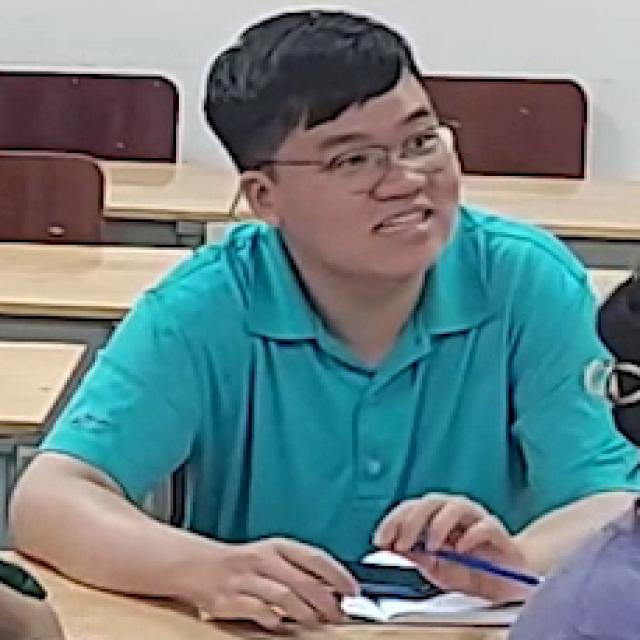
#> input picture Programacion de Inteligencia Artificial/2EV/Tema 6/Python/Ejercicios/Clasificando poses de estudiantes/Student Behavior Detection.v1i.tensorflow/test/around02_rgb_1_frame19_png.rf.4eafdeb61da26cc04e2fa644eb60365b.jpg, 640 x 640 px, given in place of the camera
$ python 'Ej2. captura_camara.py'
#> lines starting #> are read from the running program, lines starting #| are printed output that depends on the picture
import cv2.data
import numpy as np


## Aplicar el algoritmo Viola-Jones (cascade-classifier) para detectar caras
faceCascade=cv2.CascadeClassifier(cv2.data.haarcascades+'haarcascade_frontalface_default.xml')
eyeCascade=cv2.CascadeClassifier(cv2.data.haarcascades+'haarcascade_eye.xml')

# cap es un objeto que permite extraer frame a frame (cámara web=0)
# Si no se puede acceder a la cámara, sale un mensaje de error y se detiene.
cap = cv2.VideoCapture(0)

if not cap.isOpened():
    print("Cannot open camera")
    exit()

# Bucle que captura frames desde la cámara. Si falla (False), se interrumpe.
while True:
    # Capture frame-by-frame
    ret, frame = cap.read()
#> frame is the input picture: shape (640, 640, 3); mean B, G, R 133.3, 130.9, 110.5
    if not ret:
        print("No puedo leer frames de la cámara ...")
        break


    # Se convierte el frame a escala de grises. Detecta las caras con el clasificador Haar.
    # he podido leer un frame
    #proceso
    image_bw=cv2.cvtColor(frame,cv2.COLOR_BGR2GRAY)
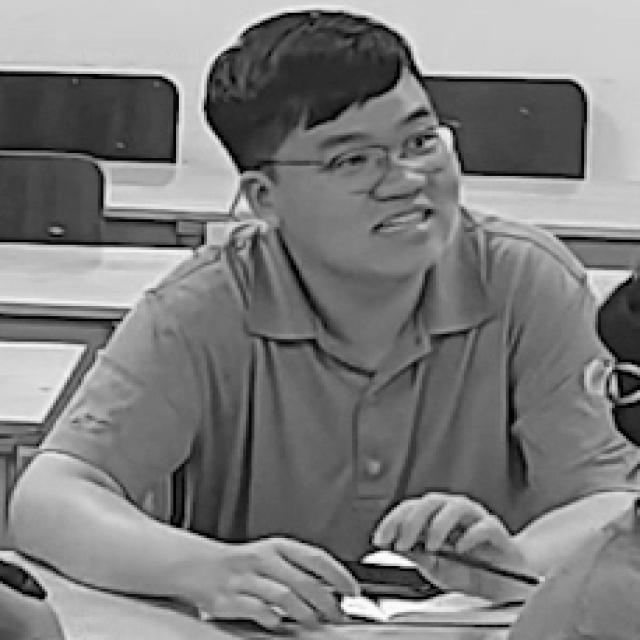
#> image_bw: shape (640, 640); min 0, max 255, mean 125.1
    # voy a aplicar viola-jones para obtener un array de coordenas (tuplas de 4)
    # donde cada coordenada representa una cara
    faces=faceCascade.detectMultiScale(image_bw, scaleFactor=1.1,
                                 minNeighbors=5,minSize=(30,30))
#> faces = ()

    # Recorre todas las caras detectadas. El rostro se define por un rectangulo con coordenadas.
    # Se extrae luego el área donde se ha detectado la cara
    for (x,y,w,h) in faces:
        # pintar rectángulo alrededor de la cara
        cv2.rectangle(frame,(x,y),(x+w,y+h),(0,255,0),2)

        cara=frame[y:y+h,x:x+w]

        #cara=cv2.GaussianBlur(cara,(81,81),30)

        # dentro de la cara, buscar los ojos
        ojos=eyeCascade.detectMultiScale(cara,scaleFactor=1.3,minNeighbors=10,minSize=(5,5))
        for (ox,oy,ow,oh) in ojos:
            ojo=frame[oy+y:oy+oh+y,ox+x:ox+ow+x]
            ojo=cv2.GaussianBlur(ojo,(15,15),10)
            frame[oy+y:oy+oh+y,ox+x:ox+ow+x]=ojo
#> this loop made 0 passes

        #cv2.imshow('caraconojos',cara)

    # Se dibuja un marco azul alrededor de una región del frame.
    # Se añade un texto informativo al frame.
    #pequeña transformación a image_flipped
    cv2.rectangle(frame,(20,20),(620,460),(255,0,0),3)
    cv2.putText(frame,"Imagen procesada por OpenCV",
               (25,75),cv2.FONT_HERSHEY_SIMPLEX,1,(255,0,0),2,cv2.LINE_AA)
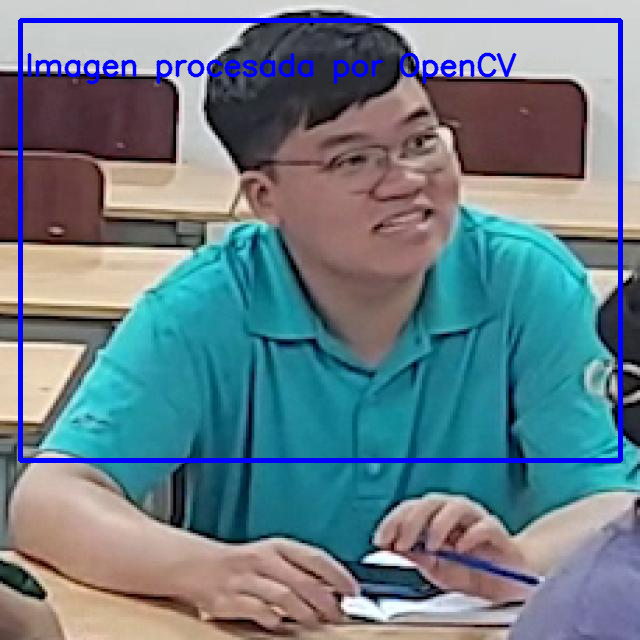
#> frame: shape (640, 640, 3); mean B, G, R 137.2, 126, 106.2
    #cv2.circle(image_flipped,(320,240),50,(255,0,0),3)
    cv2.imshow('mi camara',frame)


    # Finaliza el progrmaa al presionar la tecla q.
    if cv2.waitKey(33) == ord('q'):
#> (key q is pressed here)
        break

$ run again, on Programacion de Inteligencia Artificial/2EV/Tema 6/Python/Ejercicios/Clasificando poses de estudiantes/Student Behavior Detection.v1i.tensorflow/test/around02_rgb_2_frame146_png.rf.b749d7f39de2d04a0b8248221af7597e.jpg
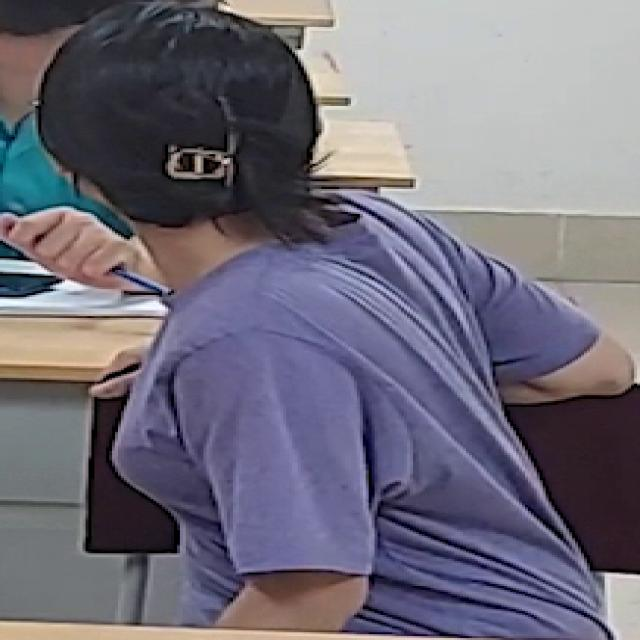
#> input picture Programacion de Inteligencia Artificial/2EV/Tema 6/Python/Ejercicios/Clasificando poses de estudiantes/Student Behavior Detection.v1i.tensorflow/test/around02_rgb_2_frame146_png.rf.b749d7f39de2d04a0b8248221af7597e.jpg, 640 x 640 px, given in place of the camera
#> frame is the input picture: shape (640, 640, 3); mean B, G, R 122.6, 109, 112.7
#> `image_bw=cv2.cvtColor(frame,cv2.COLOR_BGR2GRAY)`:
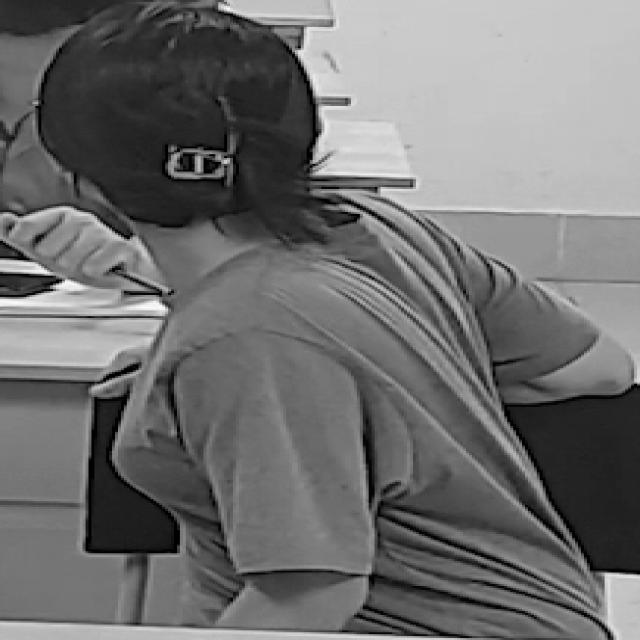
#> image_bw: shape (640, 640); min 0, max 254, mean 111.6
#> faces = ()
#> `cv2.putText(frame,"Imagen procesada por OpenCV", (25,75),cv2.FONT_HERS..`:
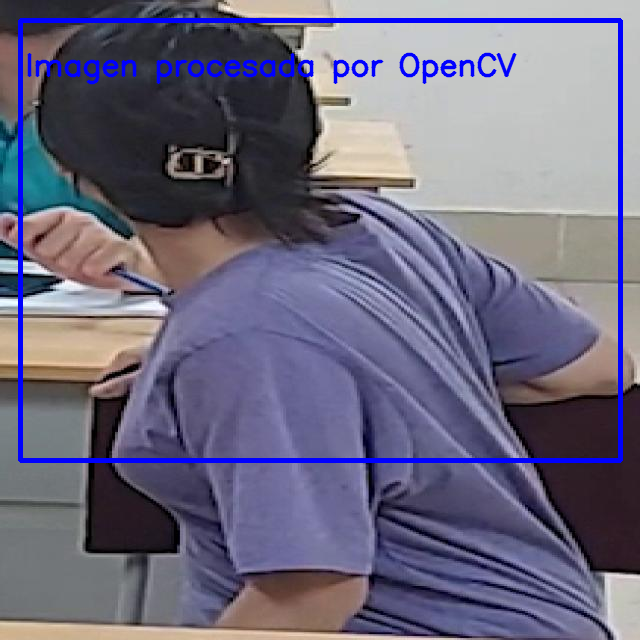
#> frame: shape (640, 640, 3); mean B, G, R 127.1, 104.9, 108.6

$ run again, on Programacion de Inteligencia Artificial/2EV/Tema 6/Python/Ejercicios/Clasificando poses de estudiantes/Student Behavior Detection.v1i.tensorflow/test/around03_rgb_1_frame224_png.rf.a61153714fd35c3dfa0b07860b442207.jpg
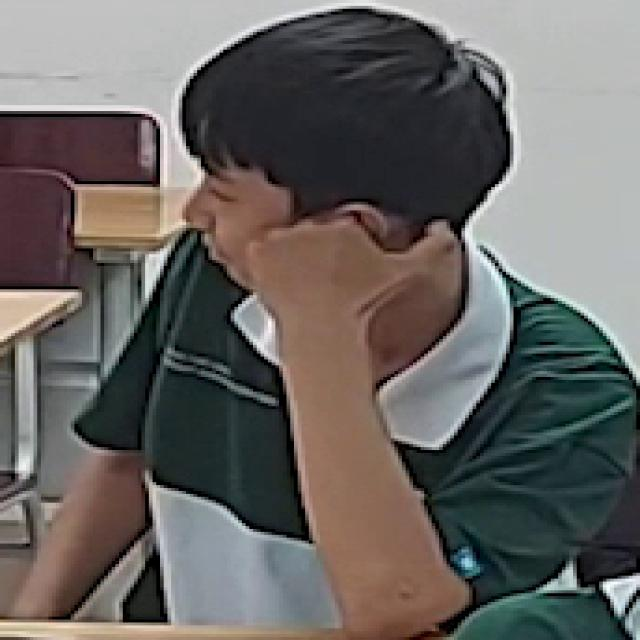
#> input picture Programacion de Inteligencia Artificial/2EV/Tema 6/Python/Ejercicios/Clasificando poses de estudiantes/Student Behavior Detection.v1i.tensorflow/test/around03_rgb_1_frame224_png.rf.a61153714fd35c3dfa0b07860b442207.jpg, 640 x 640 px, given in place of the camera
#> frame is the input picture: shape (640, 640, 3); mean B, G, R 97.9, 100.5, 104
#> `image_bw=cv2.cvtColor(frame,cv2.COLOR_BGR2GRAY)`:
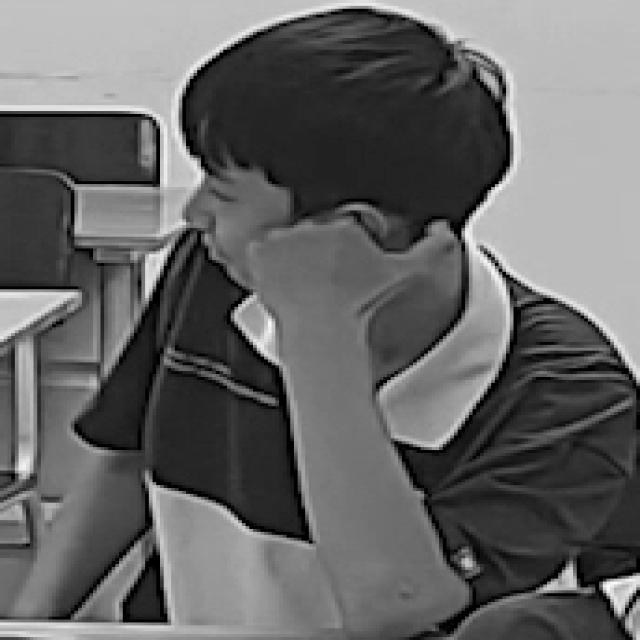
#> image_bw: shape (640, 640); min 0, max 253, mean 101.2
#> faces = [[28, 338, 82, 82]]
#> the loop `for (x,y,w,h) in faces:` made 1 pass
#> `cv2.putText(frame,"Imagen procesada por OpenCV", (25,75),cv2.FONT_HERS..`:
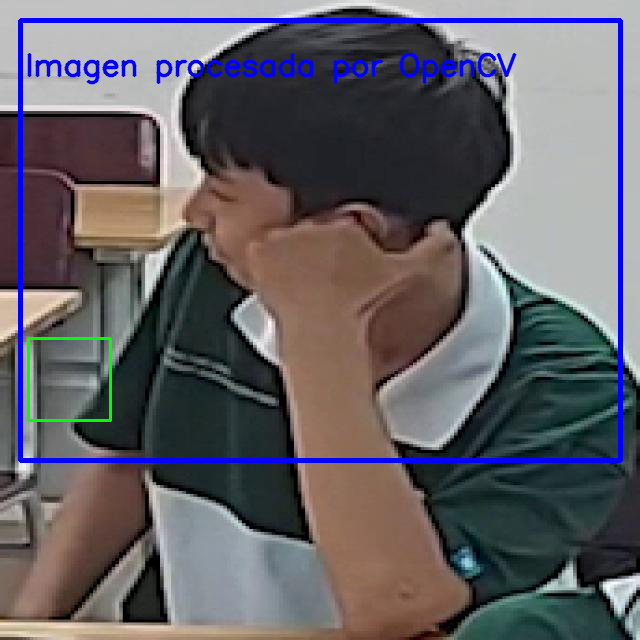
#> frame: shape (640, 640, 3); mean B, G, R 102.2, 96.7, 99.5

$ run again, on Programacion de Inteligencia Artificial/2EV/Tema 6/Python/Ejercicios/Clasificando poses de estudiantes/Student Behavior Detection.v1i.tensorflow/test/around04_rgb_2_frame5_png.rf.5eba38da13096817f096b5095e301f31.jpg
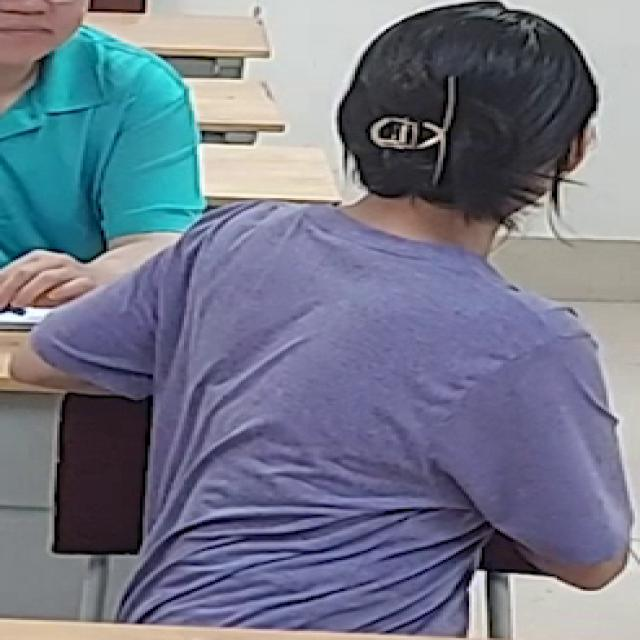
#> input picture Programacion de Inteligencia Artificial/2EV/Tema 6/Python/Ejercicios/Clasificando poses de estudiantes/Student Behavior Detection.v1i.tensorflow/test/around04_rgb_2_frame5_png.rf.5eba38da13096817f096b5095e301f31.jpg, 640 x 640 px, given in place of the camera
#> frame is the input picture: shape (640, 640, 3); mean B, G, R 137.5, 120.2, 114.5
#> `image_bw=cv2.cvtColor(frame,cv2.COLOR_BGR2GRAY)`:
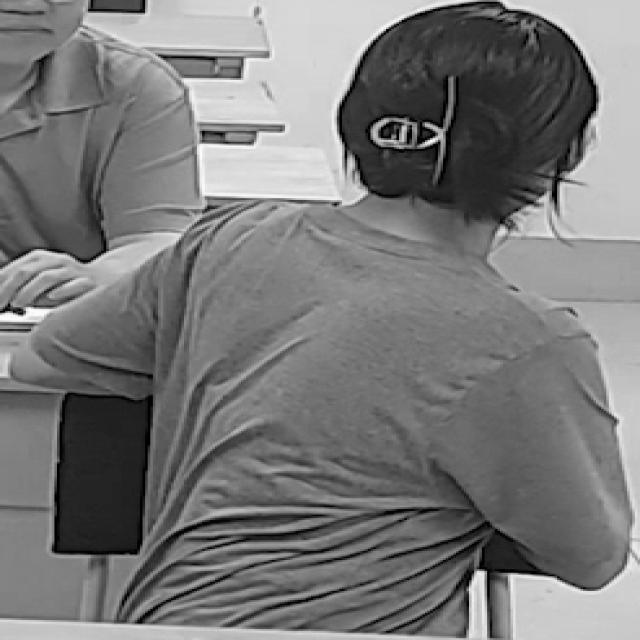
#> image_bw: shape (640, 640); min 0, max 255, mean 120.4
#> faces = ()
#> `cv2.putText(frame,"Imagen procesada por OpenCV", (25,75),cv2.FONT_HERS..`:
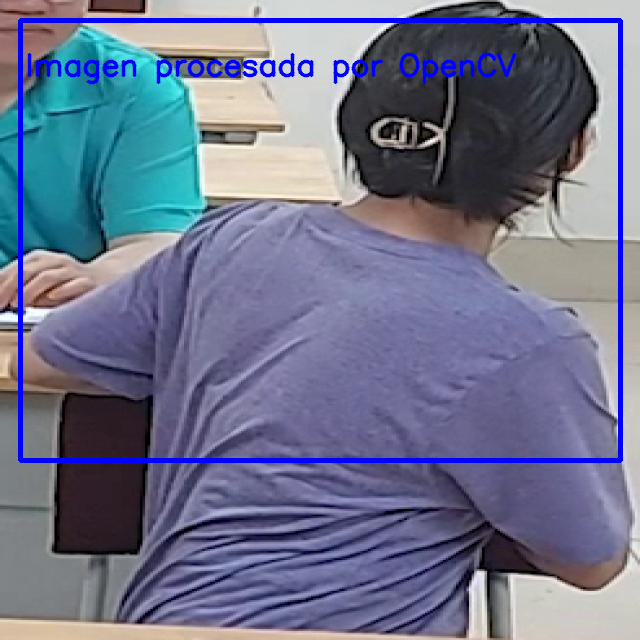
#> frame: shape (640, 640, 3); mean B, G, R 141.4, 115.5, 110.1
